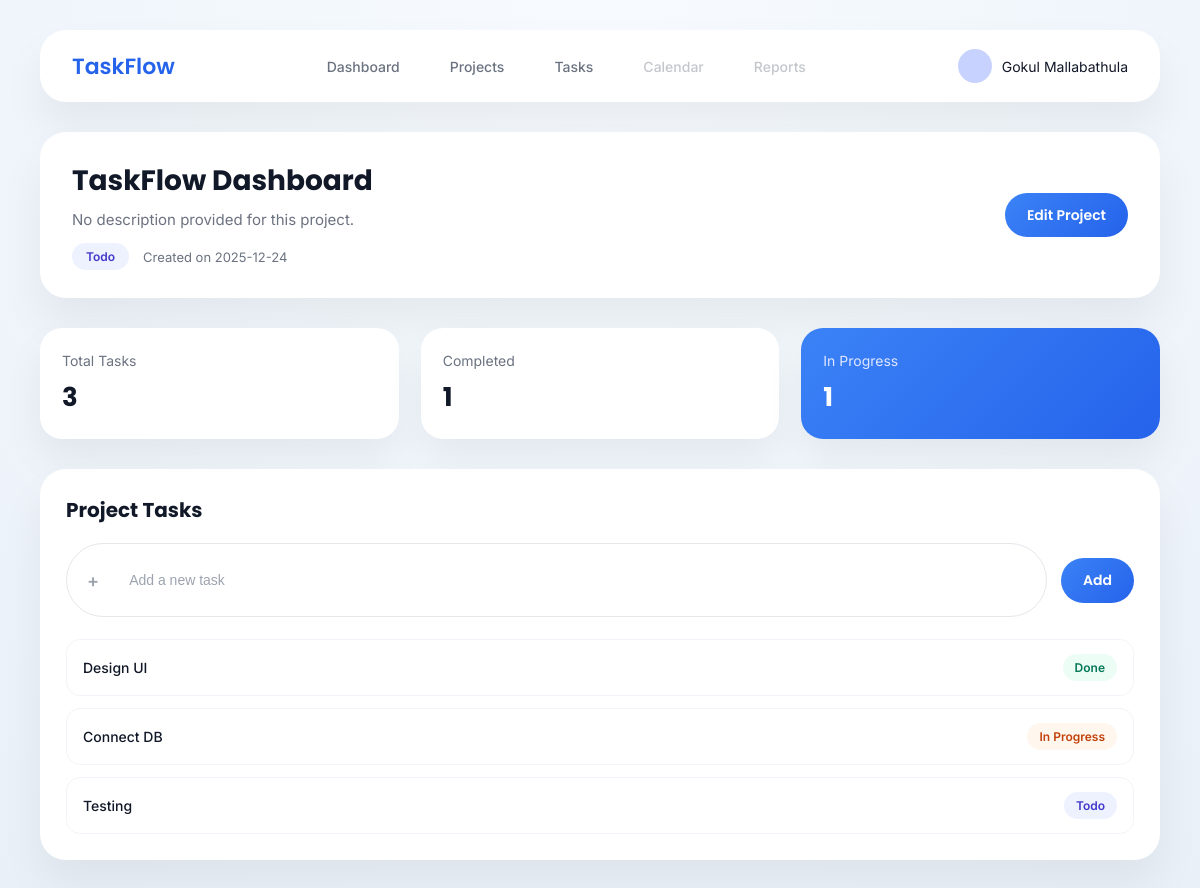
/projects/1 (signed in), run on an earlier commit of the app's database.
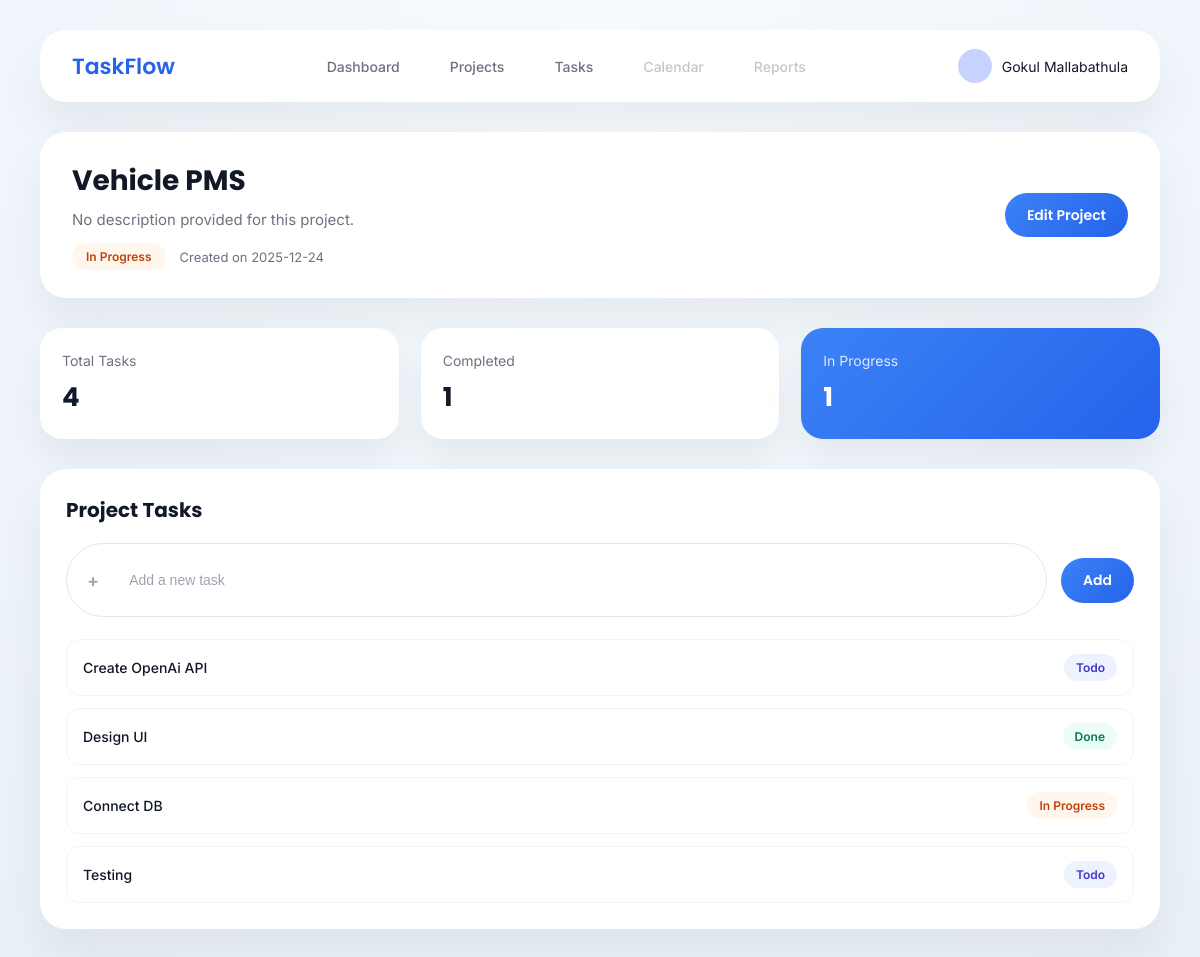
And on a later commit of the database.
### tables this page shows
CREATE TABLE projects (
        id INTEGER PRIMARY KEY AUTOINCREMENT,
        user_id INTEGER NOT NULL,
        title TEXT NOT NULL,
        description TEXT,
        created_at TIMESTAMP DEFAULT CURRENT_TIMESTAMP, status TEXT DEFAULT 'todo',
        FOREIGN KEY (user_id) REFERENCES users(id)
    );

CREATE TABLE tasks (
        id INTEGER PRIMARY KEY AUTOINCREMENT,
        project_id INTEGER NOT NULL,
        title TEXT NOT NULL,
        status TEXT CHECK(status IN ('todo', 'in_progress', 'done')) DEFAULT 'todo',
        created_at TIMESTAMP DEFAULT CURRENT_TIMESTAMP,
        FOREIGN KEY (project_id) REFERENCES projects(id)
    );

### app.py (the view)
@app.route("/projects/<int:project_id>")
def project_dashboard(project_id):
    if "user_id" not in session:
        return redirect(url_for("login"))
    project = get_project(project_id, session["user_id"])
    if project is None:
        flash("Project not found", "error")
        return redirect(url_for("projects"))
    tasks = get_tasks_by_project(project_id)
    stats = {
        "total": len(tasks),
        "completed": sum(t["status"] == "done" for t in tasks),
        "in_progress": sum(t["status"] == "in_progress" for t in tasks)
    }
    return render_template(
        "project_dashboard.html",
        name=session["user_name"],
        project=project,
        tasks=tasks,
        stats=stats
    )

### app.py (called while the page is built)
def get_db():
    conn = sqlite3.connect("database.db")
    conn.row_factory = sqlite3.Row
    return conn

def get_project(project_id, user_id):
    conn = get_db()
    project = conn.execute(
        "SELECT * FROM projects WHERE id = ? AND user_id = ?",
        (project_id, user_id)
    ).fetchone()
    conn.close()
    return project

def get_tasks_by_project(project_id):
    conn = get_db()
    tasks = conn.execute(
        "SELECT * FROM tasks WHERE project_id = ? ORDER BY created_at DESC",
        (project_id,)
    ).fetchall()
    conn.close()
    return tasks

### templates/project_dashboard.html (shortened to what this page needs)
{% extends "base.html" %}
{% block page_css %}
<link rel="stylesheet" href="{{ url_for('static', filename='css/project_dashboard.css') }}">
{% endblock %}
{% block content %}
<section class="project-dashboard-page">
  <div class="project-header-card">
    <div class="project-header-left">
      <h1>{{ project.title }}</h1>
      <p class="project-desc">
        {{ project.description or "No description provided for this project." }}
      </p>
      <div class="project-meta">
        <span class="project-status {{ project.status }}">
          {{ project.status.replace('_',' ').title() }}
        </span>
        <span class="created">
          Created on {{ project.created_at.split(' ')[0] }}
        </span>
      </div>
    </div>
    <div class="project-header-right">
      <a href="{{ url_for('edit_project', project_id=project.id) }}"
         class="primary-btn">
        Edit Project
      </a>
    </div>
  </div>
  <div class="project-stats-grid">
    <div class="stat-card">
      <span>Total Tasks</span>
      <h2>{{ stats.total }}</h2>
    </div>
    <div class="stat-card">
      <span>Completed</span>
      <h2>{{ stats.completed }}</h2>
    </div>
    <div class="stat-card highlight">
      <span>In Progress</span>
      <h2>{{ stats.in_progress }}</h2>
    </div>
  </div>
  <div class="project-tasks-card">
    <div class="tasks-header">
      <h3>Project Tasks</h3>
    </div>
    <form class="add-task-inline"
          method="POST"
          action="{{ url_for('create_task', project_id=project.id) }}">
      <div class="add-task-input">
        <span class="add-icon">+</span>
        <input
          type="text"
          name="title"
          placeholder="Add a new task"
          required
        >
      </div>
      <button type="submit" class="add-task-btn">
        Add
      </button>
    </form>
    {% if tasks %}
      <div class="project-task-list">
        {% for task in tasks %}
          <div class="task-row">
            <span class="task-title">{{ task.title }}</span>
            <span class="task-status {{ task.status }}">
              {{ task.status.replace('_',' ').title() }}
            </span>
          </div>
        {% endfor %}
      </div>
    {% else %}
      <p class="empty-text">No tasks yet for this project.</p>
    {% endif %}
  </div>
</section>
{% endblock %}

What changed in the data, as far as the page shows it:
changed projects: title "TaskFlow Dashboard" → "Vehicle PMS"; description (not shown) → "No description provided for this project."; status "todo" → "in_progress" (drawn); status.replace "Todo" → "In Progress"
added tasks: title "Create OpenAi API", status.replace "Todo"
Also different on the page:
{{ stats.total }}: "3" → "4"
{{ project.description or "No description provided for this project." }}: "No description provided for this project." → (not shown)
